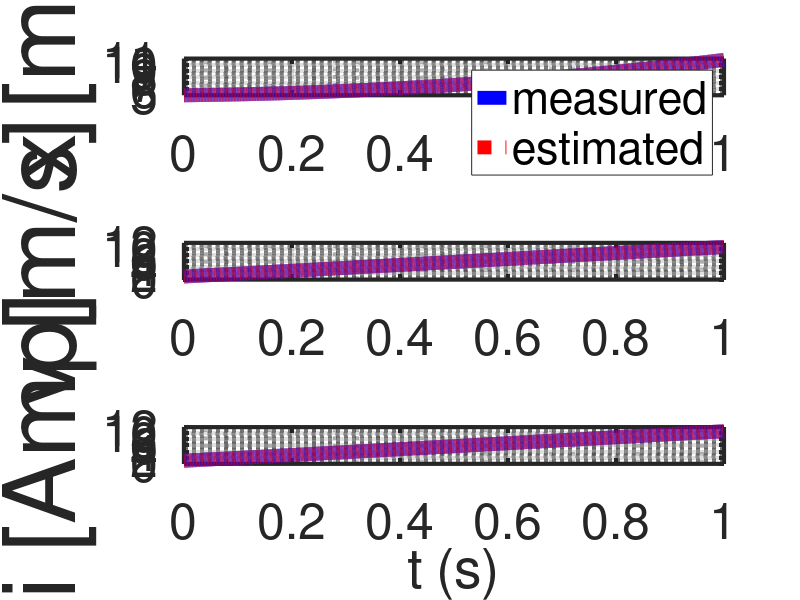
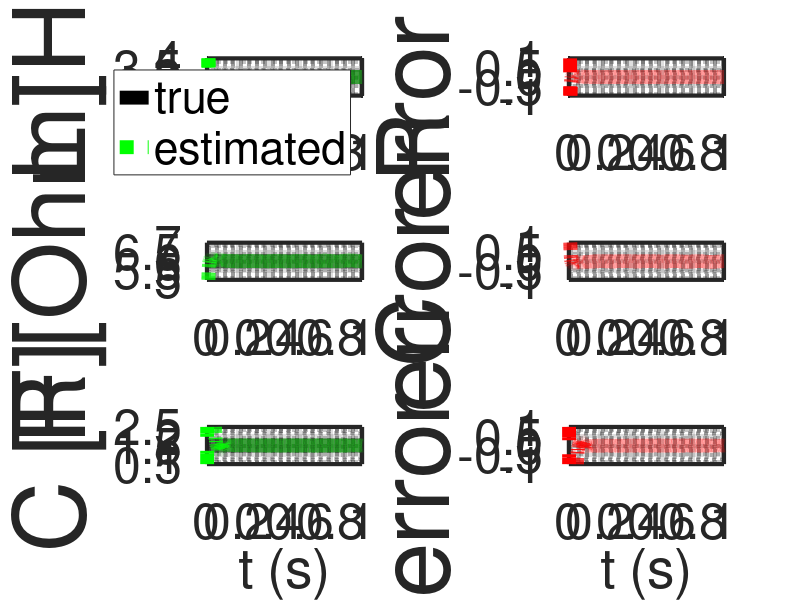

The MATLAB script that drew these images, in order:
%% Research code by Agus Hasan

clear;
clc;

%% time horizon
tf  = 1;
dt  = 0.0001;
t   = dt:dt:tf;

%% number of variables and coefficients
n = 3;
r = 5;

%% system description
A = eye(n);
C = eye(n);

%% noise
RF = 1;

%% state initialization
x        = [5;1;1];
xbar     = x;%zeros(n,1);
y        = x;%zeros(n,1);
thetabar = zeros(r,1);
 
%% true parameters
g = 9.8;
c = 1.5;
m = 0.1;
R = 6;
L = 3;

%% initial control inputs
u     = 2;

%% for plotting
uArray          = [];
xArray          = [];
xbarArray       = [];
yArray          = [];
thetabarArray   = [];

%% Initialization for estimator

lambdav = 0.995;
lambdat = 0.999;
Rx      = 1*eye(n);
Rt      = 1*eye(n);
Px      = 10000*eye(n);
Pt      = 10000*eye(r);
Gamma   = 1*zeros(n,r);

%% simulation
for i=1:(tf/dt)
    
    u = 10*sin(i*dt*40);

    uArray         = [uArray u];
    xArray         = [xArray x];
    xbarArray      = [xbarArray xbar];
    yArray         = [yArray y];
    thetabarArray  = [thetabarArray thetabar]; 
    
    x = A*x+dt*[x(2);g-(c/m)*(x(3)/x(1))^2;-(R/L)*x(3)]+dt*[0 0 1/L]'*u;    
    y = C*x+dt*RF^2*randn(n,1);

    Phi = [y(2) 0 0 0 0;
           0 1 (y(3)/y(1))^2 0 0;
           0 0 0 y(3) u];
    
    % Estimation using adaptive observer
    Kx = Px*C'*inv(C*Px*C'+Rx);
    Kt = Pt*Gamma'*C'*inv(C*Gamma*Pt*Gamma'*C'+Rt);
    Gamma = (eye(n)-Kx*C)*Gamma;

    xbar = xbar+(Kx+Gamma*Kt)*(y-C*xbar);
    thetabar = thetabar-Kt*(y-C*xbar);

    xbar = A*xbar+Phi*thetabar;

    thetabar = thetabar;
    Px = (1/lambdav)*eye(n)*(eye(n)-Kx*C)*Px*eye(n);
    Pt = (1/lambdat)*(eye(r)-Kt*C*Gamma)*Pt;
    Gamma = eye(n)*Gamma-Phi;

end

figure(1)
subplot(3,1,1)
plot(t,yArray(1,:),'-b','LineWidth',10);
hold on;
plot(t,xbarArray(1,:),':r','LineWidth',10);
set(gca,'color','white','LineWidth',3,'FontSize',36)
legend('measured','estimated')
grid on;
grid minor;
ylabel('x [m]','FontSize',72)
subplot(3,1,2)
plot(t,yArray(2,:),'-b','LineWidth',10);
hold on;
plot(t,xbarArray(2,:),':r','LineWidth',10);
set(gca,'color','white','LineWidth',3,'FontSize',36)
grid on;
grid minor;
ylabel('v [m/s]','FontSize',72)
subplot(3,1,3)
plot(t,yArray(2,:),'-b','LineWidth',10);
hold on;
plot(t,xbarArray(2,:),':r','LineWidth',10);
set(gca,'color','white','LineWidth',3,'FontSize',36)
grid on;
grid minor;
ylabel('i [Amp]','FontSize',72)
xlabel('t (s)')

figure(2)
subplot(3,2,1)
plot(t,L*ones(1,length(t)),'-k','LineWidth',10);
hold on;
plot(t,dt./thetabarArray(5,:),':g','LineWidth',10);
set(gca,'color','white','LineWidth',3,'FontSize',36)
legend('true','estimated')
xlim([0 tf])
ylim([L-1 L+1])
grid on;
grid minor;
ylabel('L [H]','FontSize',72)
subplot(3,2,2)
plot(t,L*ones(1,length(t))-(dt./thetabarArray(5,:)),':r','LineWidth',10);
set(gca,'color','white','LineWidth',3,'FontSize',36)
xlim([0 tf])
ylim([-1 1])
grid on;
grid minor;
ylabel('error L','FontSize',72)
subplot(3,2,3)
plot(t,R*ones(1,length(t)),'-k','LineWidth',10);
hold on;
plot(t,-L*thetabarArray(4,:)/dt,':g','LineWidth',10);
set(gca,'color','white','LineWidth',3,'FontSize',36)
xlim([0 tf])
ylim([R-1 R+1])
grid on;
grid minor;
ylabel('R [Ohm]','FontSize',72)
subplot(3,2,4)
plot(t,R*ones(1,length(t))+L*thetabarArray(4,:)/dt,':r','LineWidth',10);
set(gca,'color','white','LineWidth',3,'FontSize',36)
xlim([0 tf])
ylim([-1 1])
grid on;
grid minor;
ylabel('error R','FontSize',72)
subplot(3,2,5)
plot(t,c*ones(1,length(t)),'-k','LineWidth',10);
hold on;
plot(t,-m*thetabarArray(3,:)/dt,':g','LineWidth',10);
set(gca,'color','white','LineWidth',3,'FontSize',36)
xlim([0 tf])
ylim([c-1 c+1])
grid on;
grid minor;
ylabel('C [F]','FontSize',72)
xlabel('t (s)')
subplot(3,2,6)
plot(t,c*ones(1,length(t))+m*thetabarArray(3,:)/dt,':r','LineWidth',10);
set(gca,'color','white','LineWidth',3,'FontSize',36)
xlim([0 tf])
ylim([-1 1])
grid on;
grid minor;
ylabel('error C','FontSize',72)
xlabel('t (s)')

Coeff = (1/dt)*thetabar(1:r,end)
Lbar = dt/thetabar(5,:)
Rbar = -Lbar*thetabar(4,:)/dt
Cbar = -m*thetabar(3,:)/dt
